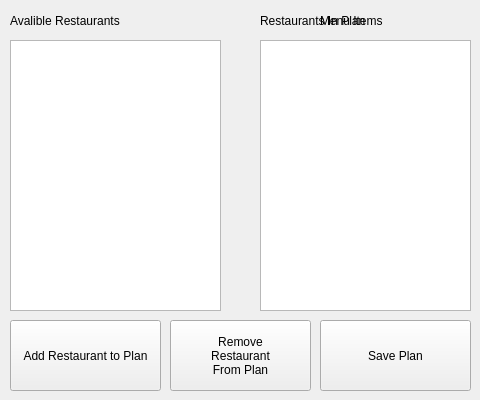
    <widget class="QWidget" name="planTripPage">
     <widget class="QListWidget" name="restaurants_listWidget_PlanTrip">
      <property name="geometry">
       <rect>
        <x>10</x>
        <y>40</y>
        <width>211</width>
        <height>271</height>
       </rect>
      </property>
     </widget>
     <widget class="QListWidget" name="restaurantInPlan_listWidget">
      <property name="geometry">
       <rect>
        <x>260</x>
        <y>40</y>
        <width>211</width>
        <height>271</height>
       </rect>
      </property>
     </widget>
     <widget class="QLabel" name="label">
      <property name="geometry">
       <rect>
        <x>10</x>
        <y>10</y>
        <width>121</width>
        <height>21</height>
       </rect>
      </property>
      <property name="text">
       <string>Avalible Restaurants</string>
      </property>
     </widget>
     <widget class="QPushButton" name="AddRestPlanButton">
      <property name="geometry">
       <rect>
        <x>10</x>
        <y>320</y>
        <width>151</width>
        <height>71</height>
       </rect>
      </property>
      <property name="text">
       <string>Add Restaurant to Plan</string>
      </property>
     </widget>
     <widget class="QPushButton" name="removeRestaurantPlanButton">
      <property name="geometry">
       <rect>
        <x>170</x>
        <y>320</y>
        <width>141</width>
        <height>71</height>
       </rect>
      </property>
      <property name="text">
       <string>Remove
Restaurant
From Plan</string>
      </property>
     </widget>
     <widget class="QPushButton" name="savePlanButton">
      <property name="geometry">
       <rect>
        <x>320</x>
        <y>320</y>
        <width>151</width>
        <height>71</height>
       </rect>
      </property>
      <property name="text">
       <string>Save Plan</string>
      </property>
     </widget>
     <widget class="QLabel" name="label_4">
      <property name="geometry">
       <rect>
        <x>260</x>
        <y>10</y>
        <width>141</width>
        <height>21</height>
       </rect>
      </property>
      <property name="text">
       <string>Restaurants In Plan</string>
      </property>
     </widget>
     <widget class="QLabel" name="label_4">
      <property name="geometry">
       <rect>
        <x>320</x>
        <y>10</y>
        <width>141</width>
        <height>21</height>
       </rect>
      </property>
      <property name="text">
       <string>Menu Items</string>
      </property>
     </widget>
    </widget>
